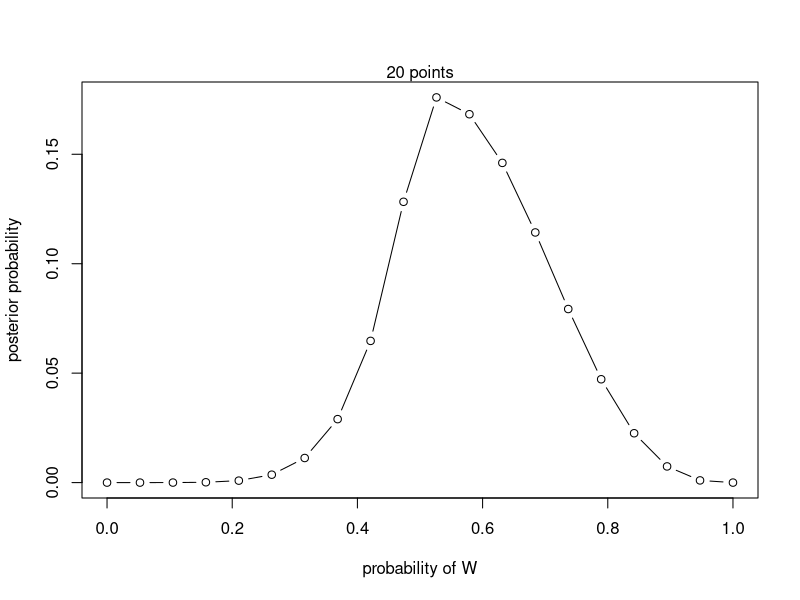

Generate this figure with R:
p_grid <- seq(from = 0, to = 1, length.out = 20)

# print(p_grid)

# prior <- rep(1, 20)

# Testing alternate prior 1: probability of Water cannot be less than 0.5
prior <- ifelse(p_grid<0.5, 0, 1)

# Testing alternative prior 2: probability of water
prior <- exp(-5*abs(p_grid - 0.5))



print(prior)

# Evidence observed is 6W, 3L out of total of 9.
# "Test" each probability by feeding it into the dbinom function
likelihood <- dbinom(6, size = 9, prob = p_grid)

# Likelihood * prior (uninformative)
unstd.posterior <- likelihood * prior

print(sum(unstd.posterior))

# Standardize the posterior by unstd.posterior so it sums to 1
posterior <- unstd.posterior/sum(unstd.posterior)

# Prove to myself that it sums to 1
print(sum(posterior))

plot(p_grid, posterior, type = "b", xlab = "probability of W", ylab = "posterior probability")
mtext("20 points")